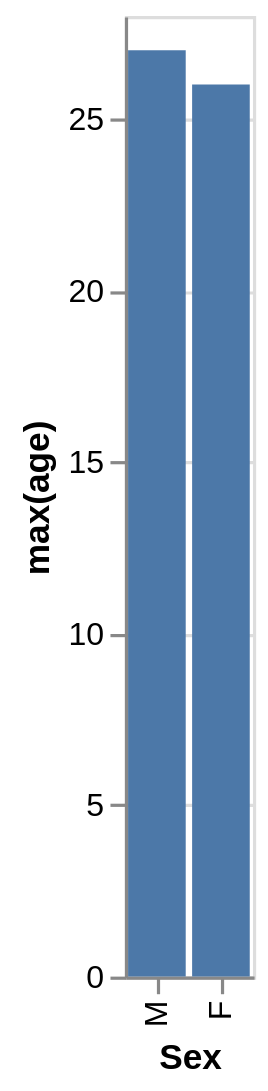

Express this chart as Vega-Lite.
### Vega-Lite specification from a JSON file in a GitHub repository (floating-point values rounded to 4 significant figures)
{"data": {"values": [{"x_data": "M", "y_data": 27}, {"x_data": "F", "y_data": 26}]}, "mark": "bar", "encoding": {"x": {"field": "x_data", "type": "nominal", "title": "Sex", "sort": {"op": "sum", "field": "y_data", "order": "descending"}}, "y": {"field": "y_data", "type": "quantitative", "title": "max(age)"}}}
